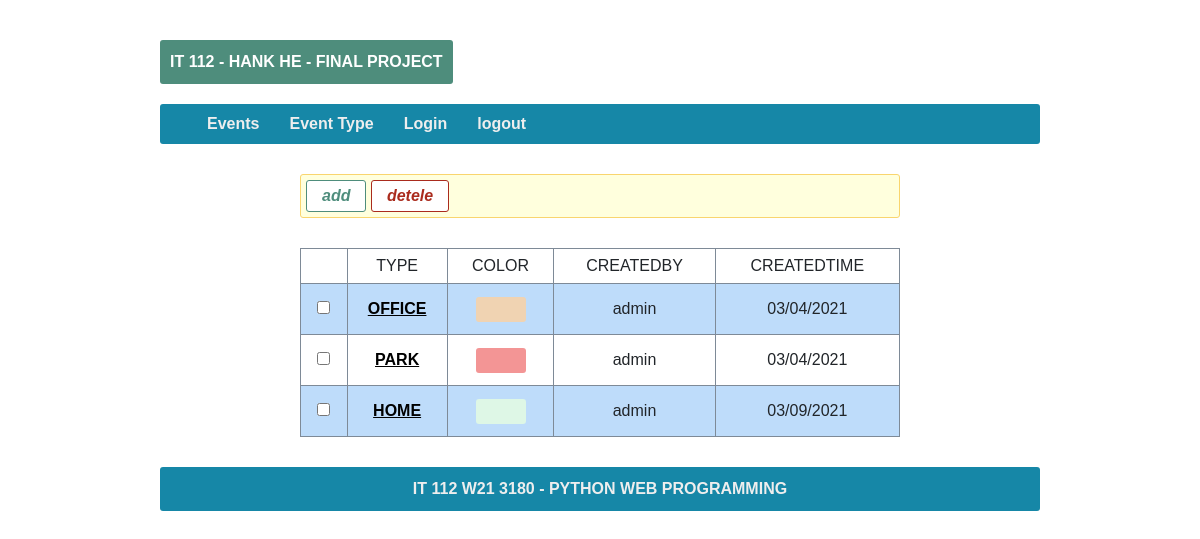
Before: /todolist/typelist with the older database file.
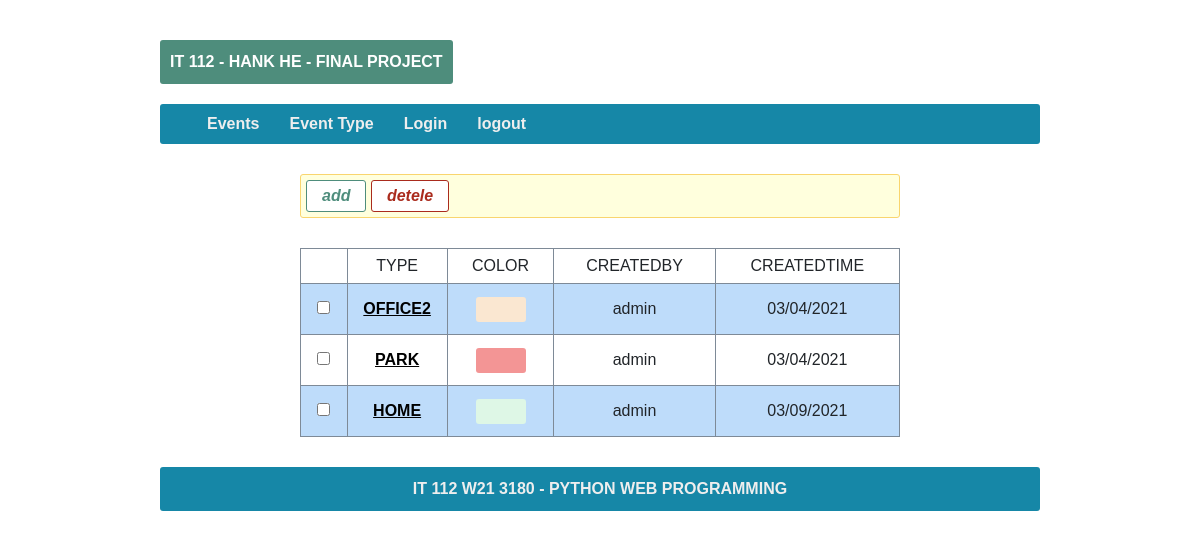
After: the same page with the newer database file.
### toDoList/models.py (models this page shows, shortened)
class EventType(models.Model):
    name = models.CharField(max_length=200)
    color = models.CharField(max_length=200)
    createdTime = models.DateTimeField(auto_now_add=True)
    createdByUser = models.ForeignKey(User, on_delete=models.CASCADE)
    class Meta:
        db_table = 'EventType'
        verbose_name_plural = 'EventTypes'
        ordering = ["createdTime"]

### toDoList/views.py (the view)
# urls.py: path('typelist', views.typelist, name="typelist"),
def typelist(request):
    try:
        msg = request.session.get("msg")
        if(msg != None):
            del request.session["msg"]
        eventTypeList = EventType.objects.all()
        count = eventTypeList.count()
        return render(request, 'typelist.html', {"title": "Event Type List", "navs": navs, "eventTypeList": eventTypeList, "count": count, "msg": msg})
    except:
        return redirect('error')

### toDoList/templates/typelist.html (shortened to what this page needs)
{% extends 'base.html' %}
{% load static %}
{% block css %}
  <link href={% static 'css/eventtype.css' %} rel="stylesheet" type="text/css"/>
{% endblock %}
{% block content %}
<div class="operator">
<button class="add" onclick="javascript:window.location.href='{% url 'typesave' %}';">add</button>
<button class="delete" onclick="deleteBtnOnClick()">detele</button>
</div>
{% if count == 0   %}
<div class="no-data">
NONE OF DATA
</div>
{% else %}
<form id="itemsForm" action="{% url 'typelistdelete' %}" method="post">
  <table class="event-type-table">
    <tr>
      <td></td>
      <td>TYPE</td>
      <td>COLOR</td>
      <td>CREATEDBY</td>
      <td>CREATEDTIME</td>
    </tr>
    {% for eventType in eventTypeList %}
    <tr class="{% cycle 'tr-bg-color' "" %}">
      <td> <input type="checkbox" name="eventtype_ids" value={{eventType.id}} onchange="checkboxOnChange(this)" /></td>
      <td class="td-name"> <a href="{% url 'typesave' reqid=eventType.id %}">{{eventType.name}}</a></td>
      <td><span class="span-color" style="background:{{eventType.color}}"></span></td>
      <td>{{eventType.createdByUser.username}}</td>
      <td>{{eventType.createdTime | date:'m/d/Y' }}</td>
    </tr>
    {% endfor %}
  </table>
</form>
{% endif %}
{% endblock %}

### toDoList/templates/base.html (shortened to what this page needs)
{% load static %}
<!DOCTYPE html>
<html lang="en">
  <head>
    <link href={% static 'bootstrap/css/bootstrap.min.css' %} rel="stylesheet" type="text/css"/>
    <link href={% static 'css/base.css' %} rel="stylesheet" type="text/css"/>
    {% block css %}
    {% endblock css %}
  </head>
  <body onload="pageOnLoad()">
    <div id="wrapper">
      <div id="info">IT 112 - HANK HE - FINAL PROJECT</div>
      <header>
        <ul class="nav-ul clean">
          {% for nav in navs %}
          <li class="nav-li" style="border-color:"><a href="{% url nav.url %}">{{nav.label}}</a></li>
          {% endfor %}
        </ul>
      </header>
      <main>{% block content %} {% endblock content %}</main>
      <footer>IT 112 W21 3180 - PYTHON WEB PROGRAMMING</footer>
    </div>
  </body>
</html>

### toDoList/static/css/base.css (style rules this page uses)
* { margin: 0px; padding: 0px; box-sizing: border-box; font-family: Arial, Helvetica, sans-serif; font-size: 16px; }
div#wrapper { width: 900px; padding: 10px; margin: 30px auto; }
div#info { background-color: #4e8d7c; display: inline-block; padding: 10px; border-radius: 3px; margin-bottom: 20px; color: white; font-weight: bolder; }
header { background: #1687a7; border-radius: 3px; }
footer { background: #1687a7; border-radius: 3px; padding: 10px; color: #eeeeee; font-weight: bolder; text-align: center; }
.clean::after { clear: both; display: block; content: " "; height: 0px; width: 0px; }
li.nav-li { list-style: none; float: left; display: block; height: 40px; padding: 0px 15px; }
a { text-decoration: none; display: block; width: 100%; height: 100%; color: #eeeeee; line-height: 40px; border: none; font-weight: bolder; }

### toDoList/static/css/eventtype.css (style rules this page uses)
table.event-type-table { width: 600px; border-collapse: collapse; margin: 30px auto; }
tr.tr-bg-color { background-color: #bedcfa; }
table.event-type-table td { padding: 5px 10px; border: 1px solid #7e8a97; text-align: center; }
td.td-name { width: 100px; }
td.td-name a { color: black !important; text-decoration: underline; }
span.span-color { display: block; height: 25px; width: 50px; border-radius: 3px; margin: 0px auto; }
div.operator { width: 600px; border: 1px solid #f9d56e; border-radius: 3px; margin: 30px auto; padding: 5px 5px; background: #ffffdd; }
div.operator button { padding: 3px 15px; cursor: pointer; }
button.add { border-radius: 3px; border: 1px solid #4e8d7c; color: #4e8d7c; outline: none; font-style: italic; background: white; font-weight: bolder; }
button.delete { border-radius: 3px; border: 1px solid #aa2b1d; color: #aa2b1d; outline: none; font-style: italic; background: white; font-weight: bolder; }

Changed rows visible on the page:
changed EventType: name "OFFICE" → "OFFICE2"; color "#f0d3b2" → "#fae7d1" (drawn)
